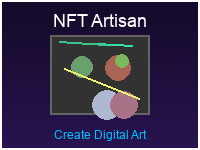

Reproduce this figure in Python.
"""
SoulCoreLegacy Arcade - NFT Artisan Thumbnail Generator
----------------------------------------------------
This script generates a thumbnail for the NFT Artisan game.
"""

import pygame
import os
import sys
import random

# Add the project root to the path
sys.path.insert(0, os.path.abspath(os.path.join(os.path.dirname(__file__), '../../..')))

from core.config import PRIMARY_COLOR, SECONDARY_COLOR, WHITE

def generate_thumbnail():
    """Generate a thumbnail for the NFT Artisan game."""
    # Create a surface
    width, height = 200, 150
    surface = pygame.Surface((width, height))
    
    # Fill the background with a gradient
    for y in range(height):
        # Calculate the ratio of the current position
        ratio = y / height
        
        # Interpolate between the two colors
        r = int(20 * (1 - ratio) + 40 * ratio)
        g = int(10 * (1 - ratio) + 20 * ratio)
        b = int(40 * (1 - ratio) + 80 * ratio)
        
        # Draw a horizontal line with the calculated color
        pygame.draw.line(surface, (r, g, b), (0, y), (width, y))
    
    # Draw a stylized NFT frame
    frame_rect = pygame.Rect(width // 2 - 50, height // 2 - 40, 100, 80)
    pygame.draw.rect(surface, (50, 50, 50), frame_rect)
    pygame.draw.rect(surface, (100, 100, 100), frame_rect, 2)
    
    # Draw some abstract art inside the frame
    # Circles
    for _ in range(5):
        x = random.randint(frame_rect.left + 10, frame_rect.right - 10)
        y = random.randint(frame_rect.top + 10, frame_rect.bottom - 10)
        radius = random.randint(5, 15)
        color = (random.randint(50, 255), random.randint(50, 255), random.randint(50, 255))
        pygame.draw.circle(surface, color, (x, y), radius)
    
    # Lines
    for _ in range(3):
        start_x = random.randint(frame_rect.left + 5, frame_rect.right - 5)
        start_y = random.randint(frame_rect.top + 5, frame_rect.bottom - 5)
        end_x = random.randint(frame_rect.left + 5, frame_rect.right - 5)
        end_y = random.randint(frame_rect.top + 5, frame_rect.bottom - 5)
        color = (random.randint(50, 255), random.randint(50, 255), random.randint(50, 255))
        pygame.draw.line(surface, color, (start_x, start_y), (end_x, end_y), 2)
    
    # Draw the game title
    font = pygame.font.SysFont("Arial", 18)
    title_text = font.render("NFT Artisan", True, WHITE)
    title_rect = title_text.get_rect(center=(width // 2, 20))
    surface.blit(title_text, title_rect)
    
    # Draw a subtitle
    subtitle_font = pygame.font.SysFont("Arial", 12)
    subtitle_text = subtitle_font.render("Create Digital Art", True, SECONDARY_COLOR)
    subtitle_rect = subtitle_text.get_rect(center=(width // 2, height - 15))
    surface.blit(subtitle_text, subtitle_rect)
    
    # Draw a border
    pygame.draw.rect(
        surface,
        WHITE,
        pygame.Rect(0, 0, width, height),
        2
    )
    
    # Save the thumbnail
    pygame.image.save(surface, os.path.join(os.path.dirname(__file__), "thumbnail.png"))
    
    print("NFT Artisan thumbnail generated successfully.")

if __name__ == "__main__":
    pygame.init()
    generate_thumbnail()
    pygame.quit()
